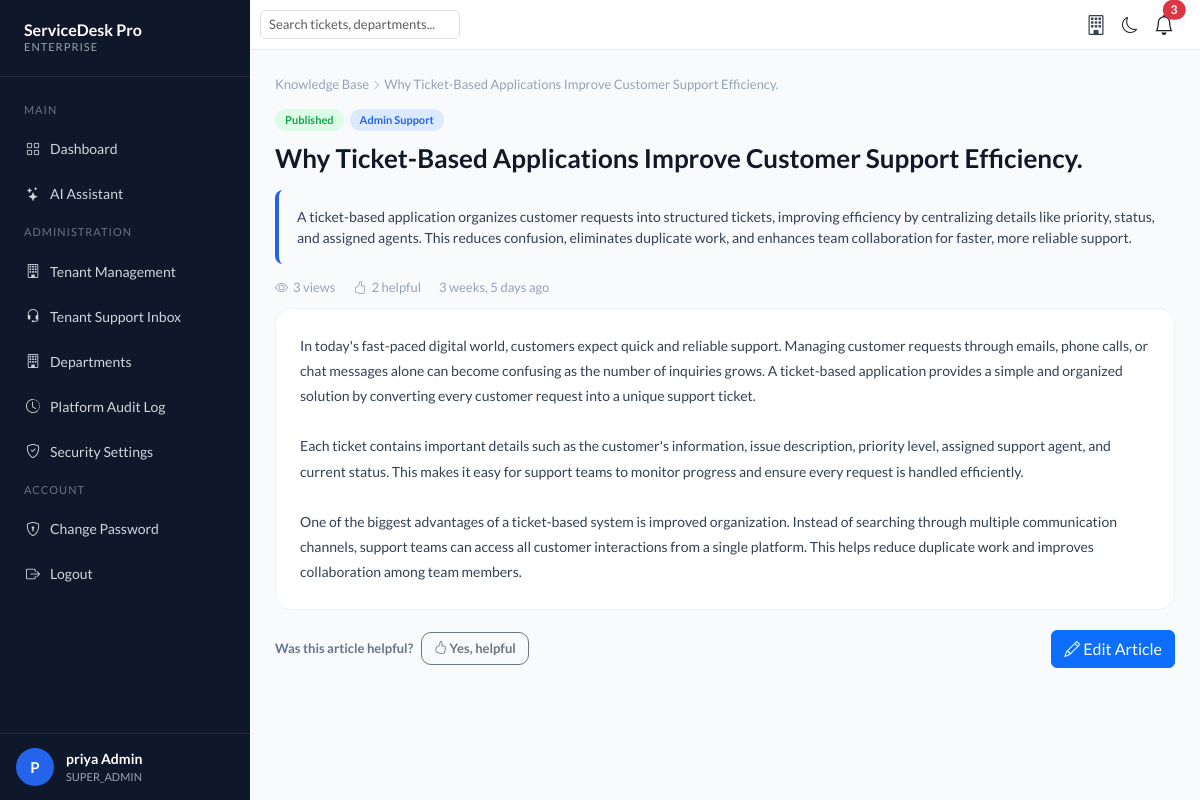
The page /knowledge-base/1/ (signed in) on the database its author committed.
### accounts/models.py (models this page shows, shortened)
class User(AbstractUser):
    ROLE_CHOICES = (
        ('SUPER_ADMIN', 'Super Admin'),
        ('ADMIN', 'Admin'),
        ('AGENT', 'Agent'),
        ('EMPLOYEE', 'Employee'),
    )
    email = models.EmailField(unique=True)
    role = models.CharField(
        max_length=20,
        choices=ROLE_CHOICES,
        default='EMPLOYEE'
    )
    phone = models.CharField(
        max_length=15,
        blank=True,
        null=True
    )
    profile_image = models.ImageField(
        upload_to='profile_images/',
        blank=True,
        null=True
    )
    department = models.ForeignKey(
        'departments.Department',
        on_delete=models.SET_NULL,
        blank=True,
        null=True
    )
    tenant = models.ForeignKey(
        'tenants.Tenant',
        on_delete=models.SET_NULL,
        blank=True,
        null=True,
        related_name='users'
    )
    is_locked = models.BooleanField(
        default=False
    )
    failed_login_attempts = models.PositiveIntegerField(
        default=0
    )
    locked_at = models.DateTimeField(
        null=True,
        blank=True
    )
    USERNAME_FIELD = 'email'
    REQUIRED_FIELDS = ['username']

### knowledge_base/models.py (models this page shows, shortened)
class Article(models.Model):
    STATUS_CHOICES = (
        ('DRAFT', 'Draft'),
        ('PUBLISHED', 'Published'),
        ('ARCHIVED', 'Archived'),
    )
    CATEGORY_CHOICES = [
        ("Hardware Issue", "Hardware Issue"),
        ("Software Issue", "Software Issue"),
        ("Network Issue", "Network Issue"),
        ("Email / Outlook", "Email / Outlook"),
        ("New Employee Onboarding", "New Employee Onboarding"),
        ("Leave Policy", "Leave Policy"),
        ("Payroll Inquiry", "Payroll Inquiry"),
        ("Office Supplies", "Office Supplies"),
        ("Facility Request", "Facility Request"),
        ("Invoice Processing", "Invoice Processing"),
        ("Budget Approval", "Budget Approval"),
        ("Laptop Request", "Laptop Request"),
        ("Software License", "Software License"),
        ("Account Creation", "Account Creation"),
        ("Permission Request", "Permission Request"),
        ("VPN Access", "VPN Access"),
        ("General Inquiry", "General Inquiry"),
    ]
    title = models.CharField(max_length=255)
    summary = models.TextField(blank=True)
    content = models.TextField()
    department = models.ForeignKey(
        'departments.Department',
        on_delete=models.SET_NULL,
        null=True,
        blank=True,
        related_name='kb_articles'
    )
    tenant = models.ForeignKey(
        'tenants.Tenant',
        on_delete=models.CASCADE,
        null=True,
        blank=True,
        related_name='kb_articles'
    )
    category = models.CharField(
        max_length=100,
        choices=CATEGORY_CHOICES,
        blank=True
    )
    status = models.CharField(
        max_length=20,
        choices=STATUS_CHOICES,
        default='DRAFT'
    )
    is_internal = models.BooleanField(default=False)
    tags = models.CharField(max_length=255, blank=True)
    views_count = models.PositiveIntegerField(default=0)
    helpful_count = models.PositiveIntegerField(default=0)
    created_by = models.ForeignKey(
        settings.AUTH_USER_MODEL,
        on_delete=models.SET_NULL,
        null=True,
        blank=True,
        related_name='kb_articles_created'
    )
    created_at = models.DateTimeField(auto_now_add=True)
    updated_at = models.DateTimeField(auto_now=True)
    class Meta:
        ordering = ['-updated_at']
    def save(self, *args, **kwargs):
        if not self.tenant_id and self.created_by_id:
            self.tenant_id = self.created_by.tenant_id
        super().save(*args, **kwargs)
    def tag_list(self):
        return [t.strip() for t in self.tags.split(',') if t.strip()]

### departments/models.py (models this page shows, shortened)
class Department(models.Model):
    name = models.CharField(max_length=100)
    description = models.TextField(blank=True)
    is_active = models.BooleanField(default=True)
    tenant = models.ForeignKey(
        'tenants.Tenant',
        on_delete=models.SET_NULL,
        blank=True,
        null=True,
        related_name='departments'
    )
    sla_critical = models.PositiveIntegerField(default=2)
    sla_high = models.PositiveIntegerField(default=8)
    sla_medium = models.PositiveIntegerField(default=24)
    sla_low = models.PositiveIntegerField(default=72)
    created_at = models.DateTimeField(auto_now_add=True)

### knowledge_base/views.py (the view)
# urls.py: path('<int:article_id>/', article_detail, name='kb_article_detail'),
@login_required
def article_detail(request, article_id):
    article = get_object_or_404(
        Article, id=article_id, tenant=request.user.tenant
    )
    if article.is_internal and request.user.role not in MANAGE_ROLES:
        return redirect('knowledge_base_list')
    if article.status != 'PUBLISHED' and request.user.role not in MANAGE_ROLES:
        return redirect('knowledge_base_list')
    viewed_articles = request.session.get('kb_viewed_articles', [])
    if article.id not in viewed_articles:
        article.views_count += 1
        article.save(update_fields=['views_count'])
        viewed_articles.append(article.id)
        request.session['kb_viewed_articles'] = viewed_articles
    helpful_articles = request.session.get('kb_helpful_articles', [])
    already_marked_helpful = article.id in helpful_articles
    return render(
        request,
        'knowledge_base/article_detail.html',
        {
            'article': article,
            'already_marked_helpful': already_marked_helpful,
            'can_manage': request.user.role in MANAGE_ROLES,
        }
    )

### templates/knowledge_base/article_detail.html (shortened to what this page needs)
{% extends 'base.html' %}
{% block content %}
<div class="kb-detail-page">
    <div class="kb-breadcrumb">
        <a href="{% url 'knowledge_base_list' %}">Knowledge Base</a>
        <i class="bi bi-chevron-right" style="font-size:10px;"></i>
        {{ article.title }}
    </div>
    <div class="kb-badge-row">
        {% if article.status == 'PUBLISHED' %}
            <span class="kb-badge kb-badge-published">Published</span>
        {% elif article.status == 'DRAFT' %}
            <span class="kb-badge kb-badge-draft">Draft</span>
        {% else %}
            <span class="kb-badge kb-badge-archived">Archived</span>
        {% endif %}
        {% if article.category %}
            <span class="kb-badge kb-badge-category">{{ article.category }}</span>
        {% elif article.department %}
            <span class="kb-badge kb-badge-category">{{ article.department.name }}</span>
        {% endif %}
    </div>
    <h1 class="kb-detail-title">{{ article.title }}</h1>
    {% if article.summary %}
    <div class="kb-summary-box">
        {{ article.summary }}
    </div>
    {% endif %}
    <div class="kb-meta-row">
        <span><i class="bi bi-eye"></i> {{ article.views_count }} views</span>
        <span><i class="bi bi-hand-thumbs-up"></i> {{ article.helpful_count }} helpful</span>
        <span>{{ article.updated_at|timesince }} ago</span>
    </div>
    <div class="kb-content-box">{{ article.content }}</div>
    <div class="kb-detail-footer">
        <div class="d-flex align-items-center gap-2">
            <span class="kb-helpful-label">Was this article helpful?</span>
            <button type="button" id="helpfulBtn"
                    class="btn btn-outline-secondary kb-helpful-btn {% if already_marked_helpful %}marked{% endif %}"
                    data-article-id="{{ article.id }}">
                <i class="bi bi-hand-thumbs-up"></i>
                {% if already_marked_helpful %} Thanks! {% else %} Yes, helpful {% endif %}
            </button>
        </div>
        {% if can_manage %}
        <a href="{% url 'kb_article_edit' article.id %}" class="btn btn-primary">
            <i class="bi bi-pencil"></i> Edit Article
        </a>
        {% endif %}
    </div>
</div>
{% endblock %}

### templates/base.html (shortened to what this page needs)
<!DOCTYPE html>
<html lang="en">
<head>
    <link href="https://cdn.jsdelivr.net/npm/bootstrap@5.3.3/dist/css/bootstrap.min.css" rel="stylesheet">
    <link rel="stylesheet" href="https://cdn.jsdelivr.net/npm/bootstrap-icons@1.11.3/font/bootstrap-icons.min.css">
    {% load static %}
    <link rel="stylesheet" href="{% static 'css/style.css' %}">
</head>
<body>
<div class="sidebar">
    <div class="logo">
        <h3>ServiceDesk Pro</h3>
        <p>ENTERPRISE</p>
    </div>
    <div class="menu">
        <div class="menu-title">Main</div>
        <a href="{% url 'dashboard' %}">
            <i class="bi bi-grid"></i> Dashboard
        </a>
        <a href="{% url 'ai_assistant' %}">
            <i class="bi bi-stars"></i> AI Assistant
        </a>
        {% if request.user.role == 'ADMIN' or request.user.role == 'SUPER_ADMIN' %}
        <div class="menu-title">Administration</div>
        {% if request.user.role == 'SUPER_ADMIN' %}
        <a href="{% url 'tenant_list' %}">
            <i class="bi bi-building"></i> Tenant Management
        </a>
        <a href="{% url 'support_inbox' %}">
            <i class="bi bi-headset"></i> Tenant Support Inbox
        </a>
        <a href="{% url 'department_list' %}">
            <i class="bi bi-building"></i> Departments
        </a>
        {% endif %}
        {% if request.user.role == 'SUPER_ADMIN' %}
        <a href="{% url 'platform_audit_log' %}">
            <i class="bi bi-clock-history"></i> Platform Audit Log
        </a>
        {% endif %}
        <a href="{% url 'security_settings' %}">
            <i class="bi bi-shield-check"></i> Security Settings
        </a>
        {% endif %}
        <div class="menu-title">Account</div>
        <a href="{% url 'change_password' %}">
            <i class="bi bi-shield-lock"></i> Change Password
        </a>
        <a href="{% url 'logout' %}">
            <i class="bi bi-box-arrow-right"></i> Logout
        </a>
    </div>
   <div class="sidebar-footer">
        <div class="avatar">
            {{ request.user.first_name|first|default:"U"|upper }}
        </div>
        <div class="user-box">
            <strong>
                {{ request.user.first_name }} {{ request.user.last_name }}
            </strong>
            <span>
                {{ request.user.role }}
            </span>
        </div>
    </div>
</div>
<div class="content">
    <div class="navbar-custom">
        <div class="d-flex justify-content-between align-items-center h-100 w-100">
            <div class="d-flex align-items-center" style="min-width:0;">
                <div class="search-box" title="Search Everything (tickets, KB, users...)" data-bs-toggle="tooltip">
                    <input type="text" id="openSearch" class="form-control"
                           placeholder="Search tickets, departments..." readonly>
                </div>
            </div>
            <div class="d-flex align-items-center">
                {% if request.user.role == 'EMPLOYEE' %}
                <a href="{% url 'my_tickets' %}" class="text-decoration-none me-3 nav-shortcut-icon"
                   title="My Tickets" data-bs-toggle="tooltip">
                    <i class="bi bi-ticket fs-5"></i>
                </a>
                {% elif request.user.role == 'AGENT' %}
                <a href="{% url 'assigned_tickets' %}" class="text-decoration-none me-3 nav-shortcut-icon"
                   title="Assigned Tickets" data-bs-toggle="tooltip">
                    <i class="bi bi-ticket-perforated fs-5"></i>
                </a>
                {% elif request.user.role == 'ADMIN' %}
                <a href="{% url 'all_tickets' %}" class="text-decoration-none me-3 nav-shortcut-icon"
                   title="All Tickets" data-bs-toggle="tooltip">
                    <i class="bi bi-ticket-detailed fs-5"></i>
                </a>
                {% elif request.user.role == 'SUPER_ADMIN' %}
                <a href="{% url 'tenant_list' %}" class="text-decoration-none me-3 nav-shortcut-icon"
                   title="Tenant Management" data-bs-toggle="tooltip">
                    <i class="bi bi-building fs-5"></i>
                </a>
                {% endif %}
                <i id="themeToggle"
                   class="bi bi-moon me-3"
                   style="cursor:pointer;"
                   title="Toggle Dark / Light Mode" data-bs-toggle="tooltip"></i>
                <div class="dropdown me-3">
                    <button class="btn p-0 border-0 bg-transparent position-relative" type="button"
                        data-bs-toggle="dropdown" aria-expanded="false" title="Notifications">
                        <i class="bi bi-bell fs-5"></i>
                        {% if unread_notifications > 0 %}
                        <span class="position-absolute top-0 start-100 translate-middle badge rounded-pill bg-danger">
                            {{ unread_notifications }}
                        </span>
                        {% endif %}
                    </button>
                </div>
            </div>
        </div>
    </div>
    <div class="page-content">
        {% block content %}
        {% endblock %}
    </div>
</div>
</body>
</html>

### rows shown on the page
User: user.first_name|first "P", user.first_name "priya Admin", user.role "SUPER_ADMIN"
Article: title "Why Ticket-Based Applications Improve Customer Support Efficiency.", department.name "Admin Support", summary "A ticket-based application organizes customer requests into structured tickets, improving efficiency by centralizing details like priority, status, and assigned agents. This reduces confusion, eliminates duplicate work, and enhances team collaboration for faster, more reliable support.", views_count "3", helpful_count "2", updated_at "3 weeks, 5 days", content "In today's fast-paced digital world, customers expect quick and reliable support. Managing customer requests through emails, phone calls, or chat messages alone can become confusing as the number of inquiries grows. A ticket-based application provides a simple and organized solution by converting every customer request into a unique support ticket. Each ticket contains important details such as the customer's information, issue description, priority level, assigned support agent, and current status. This makes it easy for support teams to monitor progress and ensure every request is handled efficiently. One of the biggest advantages of a ticket-based system is improved organization. Instead…"

### other values the page prints
{{ unread_notifications }} "3"
